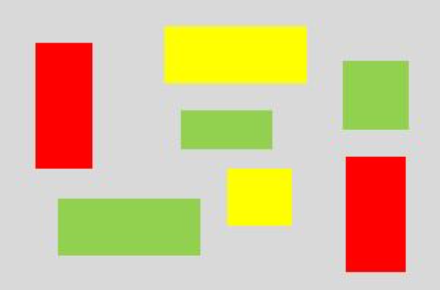
#> input picture Image_Processing(Scratch)/Image/KakaoTalk_20230111_100314605.png, 440 x 290 px, found by its file name
$ jupyter execute GrassFire.ipynb
#> lines starting #> are read from the running program, lines starting #| are printed output that depends on the picture; after the words box and inside, x2 and y2 are one past the last pixel; in counts of white or black regions, pixels touching at a corner belong together
[cell 1]
import cv2 as cv
import matplotlib.pyplot as plt
import numpy as np
import sys

[cell 2]
# from google.colab import drive
# drive.mount('/content/drive')

[cell 3]
N4 = [(0, -1), (0, 1), (-1, 0), (1, 0)]
N8 = [(-1, -1), (0, -1), (1, -1),
      (-1,  0),          (1,  0),
      (-1,  1), (0,  1), (1,  1)]

BG = 0
OBJ = 255

[cell 4]
img = cv.imread("/content/drive/MyDrive/ABR/BEP/KakaoTalk_20230111_100314605.png", cv.IMREAD_GRAYSCALE)
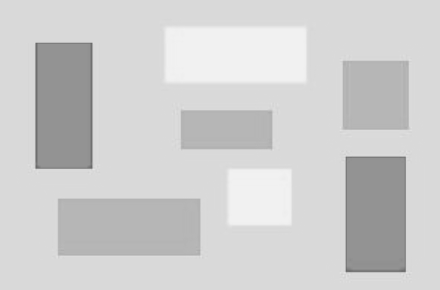
#> img: shape (290, 440); min 103, max 241, mean 206.6
plt.imshow(img, 'gray')

[cell 5]
img = cv.imread("/content/drive/MyDrive/ABR/BEP/KakaoTalk_20230111_100314605.png", cv.IMREAD_GRAYSCALE)
q, w = img.shape
#> q = 290; w = 440
for i in range(q):
    for j in range(w):
        if img[i][j] == 217:
            img[i][j] = BG
        else:
            img[i][j] = OBJ
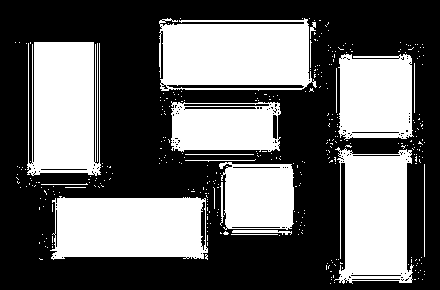
#> img: shape (290, 440); 40.2% white; 361 white regions (340 under 20 px), largest, box (x1, y1, x2, y2) and area: (159, 18, 317, 91) 9662, (50, 196, 208, 260) 8795, (27, 42, 101, 176) 8443
plt.imshow(img,'gray')

[cell 6]
img = cv.imread("/content/drive/MyDrive/ABR/BEP/KakaoTalk_20230111_100314605.png", cv.IMREAD_GRAYSCALE)
# _, img = cv.threshold(img, 200, 255, cv.THRESH_BINARY)
q, w = img.shape
for i in range(q):
    for j in range(w):
        if img[i][j] <= 230 and img[i][j] >= 200:
            img[i][j] = BG
        else:
            img[i][j] = OBJ
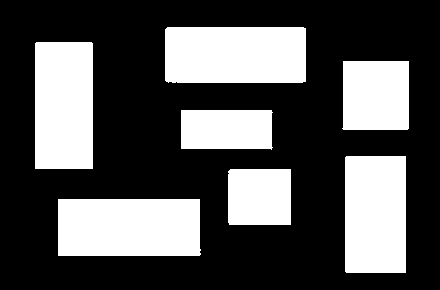
#> img: shape (290, 440); 33% white; 7 white regions, largest, box (x1, y1, x2, y2) and area: (58, 199, 201, 256) 8098, (165, 27, 306, 83) 7880, (35, 42, 93, 169) 7364
plt.imshow(img,'gray')

[cell 7]
class Node():
    def __init__(self):
        self.visit = False
        self.edge = []

    def add_edge(self, node):
        self.edge.append(node)


class GrassFire():

    def __init__(self, img, orient=N8):
        self.img = img
        self.nodes = []
        self.orient = orient

    def labeling(self, point, label):
        self.img[point] = label
        check = 0
        for o in self.orient:
            # adjacent node
            ad_node = tuple(np.array(point) + np.array(o))
            if self.img[ad_node] == OBJ and self.img[ad_node] != label:
                self.nodes.append(Node())
                self.nodes[-1].add_edge(ad_node)
                check = 1
        if check == 0 and len(self.nodes[-1].edge) != 0:
            self.nodes[-1].edge.pop()

    def searching(self, point, label):
        self.labeling(point, label)
        while True:
            point = self.nodes[-1].edge[-1]
            self.labeling(point, label)
            if len(self.nodes[-1].edge) == 0: self.nodes.pop()
            if len(self.nodes) == 0 : break

    def fire(self):
        h, w = self.img.shape
#> h = 290; w = 440
        label = 40
        for y in range(h):
            for x in range(w):
                point = (y, x)
                if self.img[point] == OBJ and self.img[point] != BG:
                    self.searching(point, label)
                    label += 30

def main():
    GF = GrassFire(img, N4)
    GF.fire()
    plt.imshow(GF.img, 'gray')

[cell 8]
main()
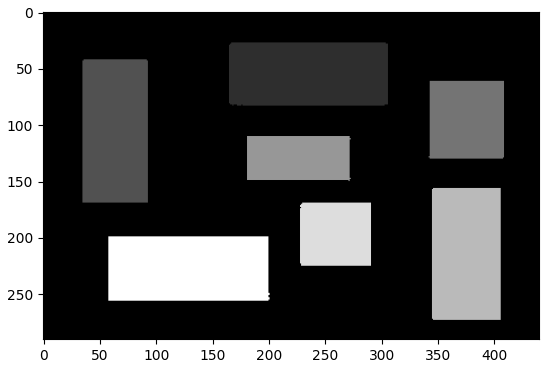
#> figure drawn by matplotlib, 1 panel
